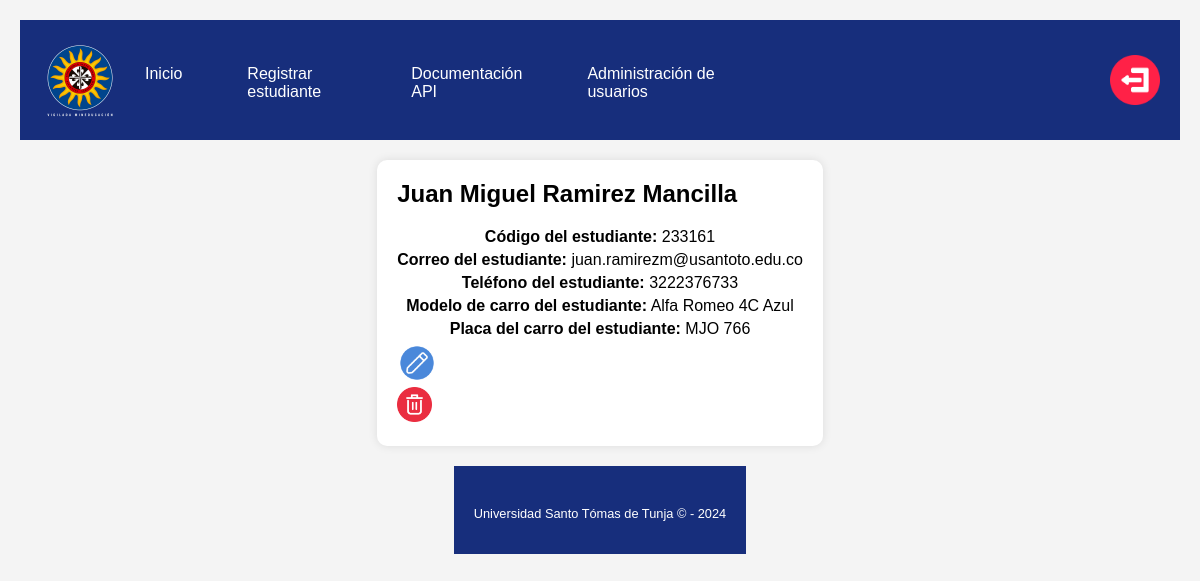
Screenshot of /student/1 with the database file from the repository.
### main.py (models this page shows, shortened)
class ParkingUsta(db.Model):
    id: Mapped[int] = mapped_column(Integer, primary_key=True)
    nombre_estudiante: Mapped[str] = mapped_column(String(250), unique=False, nullable=False)
    codigo_estudiante: Mapped[str] = mapped_column(String(250), unique=False, nullable=False)
    correo_estudiante: Mapped[str] = mapped_column(String(250), unique=False, nullable=False)
    telefono_estudiante: Mapped[str] = mapped_column(String(250), unique=False, nullable=False)
    modelo_carro: Mapped[str] = mapped_column(String(250), unique=False, nullable=False)
    placa_carro: Mapped[str] = mapped_column(String(250), unique=False, nullable=False)

### main.py (the view)
@app.route("/student/<int:student_id>")
def show_student(student_id):
    requested_student = db.get_or_404(ParkingUsta, student_id)
    return render_template("student.html", student=requested_student)

### templates/student.html
{% include "header.html" %}
 <div class="container-student">
    <div class="only-student-info">
      <h2>{{ student.nombre_estudiante }}</h2>
      <p><strong>Código del estudiante:</strong> {{student.codigo_estudiante}}</p>
      <p><strong>Correo del estudiante:</strong> {{ student.correo_estudiante }}</p>
      <p><strong>Teléfono del estudiante:</strong> {{ student.telefono_estudiante }}</p>
      <p><strong> Modelo de carro del estudiante:</strong> {{ student.modelo_carro }}</p>
      <p><strong> Placa del carro del estudiante:</strong> {{ student.placa_carro }}</p>
      <a href="{{ url_for('edit_student', student_id=student.id) }}">
          <img src="{{ url_for('static',filename='img/edit-icon.png') }}" alt="edit-icon" class="edit-icon">
      </a>
        <br>
      <a href="{{ url_for('delete_student_f', student_id=student.id) }}">
          <img src="{{ url_for('static',filename='img/delete-icon.png') }}" alt="delete-icon" class="delete-icon">
      </a>
    </div>
  </div>
{% include "footer.html" %}

### static/css/styles.css (style rules this page uses)
body { font-family: Arial, sans-serif; margin: 0; padding: 0; background-color: #f2f2f2; }
.container-student { max-width: 600px; margin: 20px auto; padding: 20px; background-color: #fff; border-radius: 10px; box-shadow: 0px 0px 10px rgba(0, 0, 0, 0.1); }
.only-student-info { text-align: left; }
.only-student-info h2 { margin-top: 0; }
.only-student-info p { margin: 5px 0; }
.edit-icon { bottom: 5px; right: 25px; width: 40px; height: auto; border-radius: 5px; }
.delete-icon { bottom: 5px; right: 25px; width: 35px; height: auto; border-radius: 5px; }
p { text-align: center; margin-top: 20px; }
body { font-family: Arial, sans-serif; background-color: #f4f4f4; display: flex; justify-content: center; align-items: center; flex-direction: column; margin: 0; padding: 20px; }

### rows the page displays
ParkingUsta: nombre_estudiante "Juan Miguel Ramirez Mancilla", codigo_estudiante "233161", correo_estudiante "juan.ramirezm@usantoto.edu.co", telefono_estudiante "3222376733", modelo_carro "Alfa Romeo 4C Azul", placa_carro "MJO 766"
